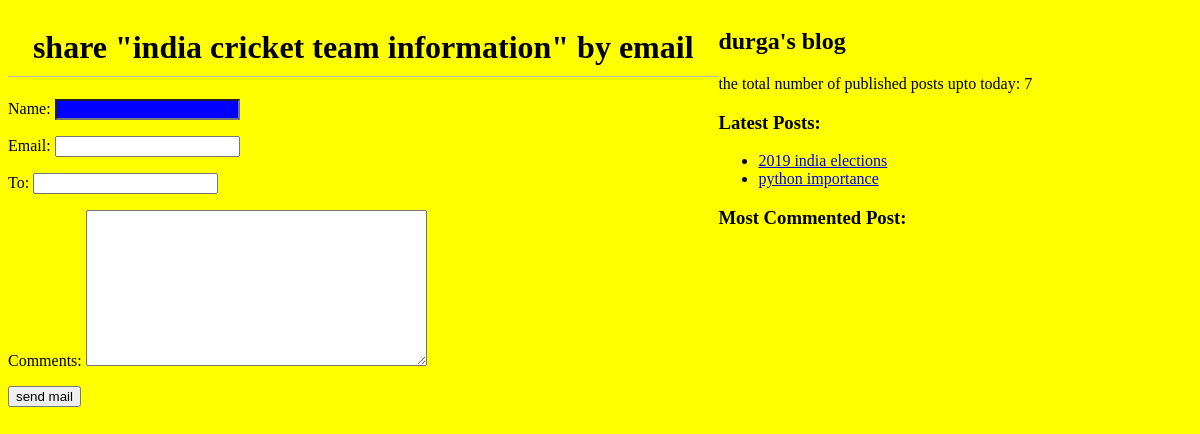
Screenshot of /1/share with the database file from the repository.
### blog/models.py (models this page shows, shortened)
class Post(models.Model):
    STATUS_CHOICES = (('draft','Draft'),('published','Published'))
    title=models.CharField(max_length=256)
    slug=models.SlugField(max_length=264,unique_for_date='publish')
    author=models.ForeignKey(User,on_delete=models.CASCADE,related_name='blog_posts')
    body=models.TextField()
    publish=models.DateTimeField(default=timezone.now)
    created=models.DateTimeField(auto_now_add=True)
    updated=models.DateTimeField(auto_now=True)
    status=models.CharField(max_length=10,choices=STATUS_CHOICES,default='draft')
    objects=CustomManager()
    tags=TaggableManager()
    class Meta:
        ordering=('-publish',)
    def get_absolute_url(self):
        return reverse('post_detail',args=[self.publish.year,
                                           self.publish.strftime('%m'),self.publish.strftime('%d'),
                                           self.slug])

### blog/views.py (the view)
# urls.py: path('<int:id>/share',views.mail_send_view)
def mail_send_view(request,id):
    post=get_object_or_404(Post,id=id,status='published')
    sent=False
    if request.method=='POST':
        form = EmailSendForm(request.POST)
        if form.is_valid():
            cd=form.cleaned_data
            subject='{}({} recomends to you to read "{}")'.format(cd['name'],cd['email'],post.title)
            post_url= request.build_absolute_uri(post.get_absolute_url())
            messege = 'read post at: \n {}\n\n{}\'s comments:\n{}'.format('post_url',cd['name'],cd['comments'])
            send_mail('subject','messege','jogaswain@gmail.com',[cd['to']])
            sent=True
    else:
        form = EmailSendForm()
    return render(request,'blog/sharebymail.html',{'form':form,'post':post,'sent':sent})

### blog/forms.py
class EmailSendForm(forms.Form):
    name = forms.CharField()
    email = forms.EmailField()
    to = forms.EmailField()
    comments = forms.CharField(required=False,widget=forms.Textarea)

### blog/models.py (called while the page is built)
    def get_queryset(self):
        return super().get_queryset().filter(status='published')

### blog/templatetags/blog_tags.py (called while the page is built)
@register.simple_tag(name='mytag')
def total_post():
    return Post.objects.count()

@register.inclusion_tag('blog/latest_posts123.html')
def show_latest_posts():
    latest_posts=Post.objects.order_by('-publish',)[:2]
    return {'latest_posts':latest_posts}

### templates/blog/sharebymail.html (shortened to what this page needs)
{%extends 'blog/base.html' %}
{%block body%}
{%if sent%}
<h1>email sucessfully sent</h1>
<h2>post {{post.title}} shared by mail</h2>
{%else%}
<div class="content">
    <h1>share "{{post.title}}" by email</h1>
   <form method="post" >
       {{form.as_p}}
       <input type="submit" value="send mail">
   </form>
</div>
{%endif%}
{%endblock%}

### templates/blog/latest_posts123.html
<ul>
    {%for post in latest_posts%}
    <li><a href="{{post.get_absolute_url}}">{{post.title}}</a></li>
    {%endfor%}
</ul>

### statics/css/blog.css (style rules this page uses)
body { background:yellow; }
.content { width:60%; float:left; background:yellow; }
h1 { text-align:center; border-bottom:1px solid #bbb; padding-bottom:10px; }
a { text-decorator:none; }
input[type=text] { background:blue; color:white; }

### rows the page displays
Post: title "india cricket team information"
Post: title "2019 india elections"
Post: title "python importance"
